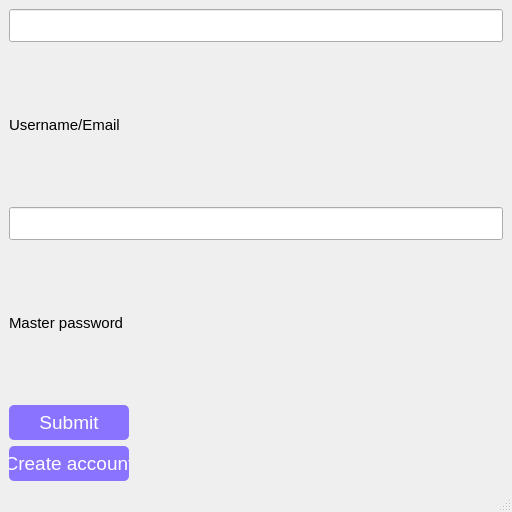
<?xml version="1.0" encoding="UTF-8"?>
<ui version="4.0">
 <class>MainWindow</class>
 <widget class="QMainWindow" name="MainWindow">
  <property name="geometry">
   <rect>
    <x>0</x>
    <y>0</y>
    <width>512</width>
    <height>512</height>
   </rect>
  </property>
  <property name="windowTitle">
   <string>MainWindow</string>
  </property>
  <widget class="QWidget" name="centralwidget">
   <layout class="QVBoxLayout" name="verticalLayout">
    <item>
     <widget class="QLineEdit" name="lineEdit">
      <property name="font">
       <font>
        <pointsize>12</pointsize>
       </font>
      </property>
      <property name="styleSheet">
       <string notr="true">QLineEdit {
	padding: 5px;
}</string>
      </property>
     </widget>
    </item>
    <item>
     <widget class="QLabel" name="label">
      <property name="sizePolicy">
       <sizepolicy hsizetype="Preferred" vsizetype="Preferred">
        <horstretch>0</horstretch>
        <verstretch>0</verstretch>
       </sizepolicy>
      </property>
      <property name="font">
       <font>
        <pointsize>11</pointsize>
       </font>
      </property>
      <property name="text">
       <string>Username/Email</string>
      </property>
     </widget>
    </item>
    <item>
     <widget class="QLineEdit" name="lineEdit_2">
      <property name="font">
       <font>
        <pointsize>12</pointsize>
       </font>
      </property>
      <property name="styleSheet">
       <string notr="true">QLineEdit {
	padding: 5px;
}</string>
      </property>
      <property name="text">
       <string/>
      </property>
      <property name="echoMode">
       <enum>QLineEdit::Password</enum>
      </property>
     </widget>
    </item>
    <item>
     <widget class="QLabel" name="label_3">
      <property name="sizePolicy">
       <sizepolicy hsizetype="Preferred" vsizetype="Preferred">
        <horstretch>0</horstretch>
        <verstretch>0</verstretch>
       </sizepolicy>
      </property>
      <property name="font">
       <font>
        <pointsize>11</pointsize>
       </font>
      </property>
      <property name="text">
       <string>Master password</string>
      </property>
     </widget>
    </item>
    <item>
     <widget class="QPushButton" name="pushButton">
      <property name="maximumSize">
       <size>
        <width>120</width>
        <height>35</height>
       </size>
      </property>
      <property name="palette">
       <palette>
        <active>
         <colorrole role="WindowText">
          <brush brushstyle="SolidPattern">
           <color alpha="255">
            <red>255</red>
            <green>255</green>
            <blue>255</blue>
           </color>
          </brush>
         </colorrole>
         <colorrole role="Button">
          <brush brushstyle="SolidPattern">
           <color alpha="255">
            <red>138</red>
            <green>115</green>
            <blue>255</blue>
           </color>
          </brush>
         </colorrole>
         <colorrole role="Text">
          <brush brushstyle="SolidPattern">
           <color alpha="255">
            <red>255</red>
            <green>255</green>
            <blue>255</blue>
           </color>
          </brush>
         </colorrole>
         <colorrole role="ButtonText">
          <brush brushstyle="SolidPattern">
           <color alpha="255">
            <red>255</red>
            <green>255</green>
            <blue>255</blue>
           </color>
          </brush>
         </colorrole>
         <colorrole role="Base">
          <brush brushstyle="SolidPattern">
           <color alpha="255">
            <red>138</red>
            <green>115</green>
            <blue>255</blue>
           </color>
          </brush>
         </colorrole>
         <colorrole role="Window">
          <brush brushstyle="SolidPattern">
           <color alpha="255">
            <red>138</red>
            <green>115</green>
            <blue>255</blue>
           </color>
          </brush>
         </colorrole>
        </active>
        <inactive>
         <colorrole role="WindowText">
          <brush brushstyle="SolidPattern">
           <color alpha="255">
            <red>255</red>
            <green>255</green>
            <blue>255</blue>
           </color>
          </brush>
         </colorrole>
         <colorrole role="Button">
          <brush brushstyle="SolidPattern">
           <color alpha="255">
            <red>138</red>
            <green>115</green>
            <blue>255</blue>
           </color>
          </brush>
         </colorrole>
         <colorrole role="Text">
          <brush brushstyle="SolidPattern">
           <color alpha="255">
            <red>255</red>
            <green>255</green>
            <blue>255</blue>
           </color>
          </brush>
         </colorrole>
         <colorrole role="ButtonText">
          <brush brushstyle="SolidPattern">
           <color alpha="255">
            <red>255</red>
            <green>255</green>
            <blue>255</blue>
           </color>
          </brush>
         </colorrole>
         <colorrole role="Base">
          <brush brushstyle="SolidPattern">
           <color alpha="255">
            <red>138</red>
            <green>115</green>
            <blue>255</blue>
           </color>
          </brush>
         </colorrole>
         <colorrole role="Window">
          <brush brushstyle="SolidPattern">
           <color alpha="255">
            <red>138</red>
            <green>115</green>
            <blue>255</blue>
           </color>
          </brush>
         </colorrole>
        </inactive>
        <disabled>
         <colorrole role="WindowText">
          <brush brushstyle="SolidPattern">
           <color alpha="255">
            <red>255</red>
            <green>255</green>
            <blue>255</blue>
           </color>
          </brush>
         </colorrole>
         <colorrole role="Button">
          <brush brushstyle="SolidPattern">
           <color alpha="255">
            <red>138</red>
            <green>115</green>
            <blue>255</blue>
           </color>
          </brush>
         </colorrole>
         <colorrole role="Text">
          <brush brushstyle="SolidPattern">
           <color alpha="255">
            <red>255</red>
            <green>255</green>
            <blue>255</blue>
           </color>
          </brush>
         </colorrole>
         <colorrole role="ButtonText">
          <brush brushstyle="SolidPattern">
           <color alpha="255">
            <red>255</red>
            <green>255</green>
            <blue>255</blue>
           </color>
          </brush>
         </colorrole>
         <colorrole role="Base">
          <brush brushstyle="SolidPattern">
           <color alpha="255">
            <red>138</red>
            <green>115</green>
            <blue>255</blue>
           </color>
          </brush>
         </colorrole>
         <colorrole role="Window">
          <brush brushstyle="SolidPattern">
           <color alpha="255">
            <red>138</red>
            <green>115</green>
            <blue>255</blue>
           </color>
          </brush>
         </colorrole>
        </disabled>
       </palette>
      </property>
      <property name="font">
       <font>
        <pointsize>14</pointsize>
       </font>
      </property>
      <property name="cursor">
       <cursorShape>ArrowCursor</cursorShape>
      </property>
      <property name="styleSheet">
       <string notr="true">QPushButton {
	border-radius : 5px;
	background: rgb(138, 115, 255);
	color: white;
}

QPushButton:hover {
	background: rgb(130, 80, 255);
}

QPushButton:pressed {
	background: rgb(114, 43, 255);
}</string>
      </property>
      <property name="text">
       <string>Submit</string>
      </property>
     </widget>
    </item>
    <item>
     <widget class="QPushButton" name="pushButton_3">
      <property name="maximumSize">
       <size>
        <width>120</width>
        <height>35</height>
       </size>
      </property>
      <property name="palette">
       <palette>
        <active>
         <colorrole role="WindowText">
          <brush brushstyle="SolidPattern">
           <color alpha="255">
            <red>255</red>
            <green>255</green>
            <blue>255</blue>
           </color>
          </brush>
         </colorrole>
         <colorrole role="Button">
          <brush brushstyle="SolidPattern">
           <color alpha="255">
            <red>138</red>
            <green>115</green>
            <blue>255</blue>
           </color>
          </brush>
         </colorrole>
         <colorrole role="Text">
          <brush brushstyle="SolidPattern">
           <color alpha="255">
            <red>255</red>
            <green>255</green>
            <blue>255</blue>
           </color>
          </brush>
         </colorrole>
         <colorrole role="ButtonText">
          <brush brushstyle="SolidPattern">
           <color alpha="255">
            <red>255</red>
            <green>255</green>
            <blue>255</blue>
           </color>
          </brush>
         </colorrole>
         <colorrole role="Base">
          <brush brushstyle="SolidPattern">
           <color alpha="255">
            <red>138</red>
            <green>115</green>
            <blue>255</blue>
           </color>
          </brush>
         </colorrole>
         <colorrole role="Window">
          <brush brushstyle="SolidPattern">
           <color alpha="255">
            <red>138</red>
            <green>115</green>
            <blue>255</blue>
           </color>
          </brush>
         </colorrole>
        </active>
        <inactive>
         <colorrole role="WindowText">
          <brush brushstyle="SolidPattern">
           <color alpha="255">
            <red>255</red>
            <green>255</green>
            <blue>255</blue>
           </color>
          </brush>
         </colorrole>
         <colorrole role="Button">
          <brush brushstyle="SolidPattern">
           <color alpha="255">
            <red>138</red>
            <green>115</green>
            <blue>255</blue>
           </color>
          </brush>
         </colorrole>
         <colorrole role="Text">
          <brush brushstyle="SolidPattern">
           <color alpha="255">
            <red>255</red>
            <green>255</green>
            <blue>255</blue>
           </color>
          </brush>
         </colorrole>
         <colorrole role="ButtonText">
          <brush brushstyle="SolidPattern">
           <color alpha="255">
            <red>255</red>
            <green>255</green>
            <blue>255</blue>
           </color>
          </brush>
         </colorrole>
         <colorrole role="Base">
          <brush brushstyle="SolidPattern">
           <color alpha="255">
            <red>138</red>
            <green>115</green>
            <blue>255</blue>
           </color>
          </brush>
         </colorrole>
         <colorrole role="Window">
          <brush brushstyle="SolidPattern">
           <color alpha="255">
            <red>138</red>
            <green>115</green>
            <blue>255</blue>
           </color>
          </brush>
         </colorrole>
        </inactive>
        <disabled>
         <colorrole role="WindowText">
          <brush brushstyle="SolidPattern">
           <color alpha="255">
            <red>255</red>
            <green>255</green>
            <blue>255</blue>
           </color>
          </brush>
         </colorrole>
         <colorrole role="Button">
          <brush brushstyle="SolidPattern">
           <color alpha="255">
            <red>138</red>
            <green>115</green>
            <blue>255</blue>
           </color>
          </brush>
         </colorrole>
         <colorrole role="Text">
          <brush brushstyle="SolidPattern">
           <color alpha="255">
            <red>255</red>
            <green>255</green>
            <blue>255</blue>
           </color>
          </brush>
         </colorrole>
         <colorrole role="ButtonText">
          <brush brushstyle="SolidPattern">
           <color alpha="255">
            <red>255</red>
            <green>255</green>
            <blue>255</blue>
           </color>
          </brush>
         </colorrole>
         <colorrole role="Base">
          <brush brushstyle="SolidPattern">
           <color alpha="255">
            <red>138</red>
            <green>115</green>
            <blue>255</blue>
           </color>
          </brush>
         </colorrole>
         <colorrole role="Window">
          <brush brushstyle="SolidPattern">
           <color alpha="255">
            <red>138</red>
            <green>115</green>
            <blue>255</blue>
           </color>
          </brush>
         </colorrole>
        </disabled>
       </palette>
      </property>
      <property name="font">
       <font>
        <pointsize>14</pointsize>
       </font>
      </property>
      <property name="cursor">
       <cursorShape>ArrowCursor</cursorShape>
      </property>
      <property name="styleSheet">
       <string notr="true">QPushButton {
	border-radius : 5px;
	background: rgb(138, 115, 255);
	color: white;
}

QPushButton:hover {
	background: rgb(130, 80, 255);
}

QPushButton:pressed {
	background: rgb(114, 43, 255);
}</string>
      </property>
      <property name="text">
       <string>Create account</string>
      </property>
     </widget>
    </item>
   </layout>
  </widget>
  <widget class="QMenuBar" name="menubar">
   <property name="geometry">
    <rect>
     <x>0</x>
     <y>0</y>
     <width>512</width>
     <height>18</height>
    </rect>
   </property>
  </widget>
  <widget class="QStatusBar" name="statusbar"/>
 </widget>
 <resources/>
 <connections/>
</ui>
